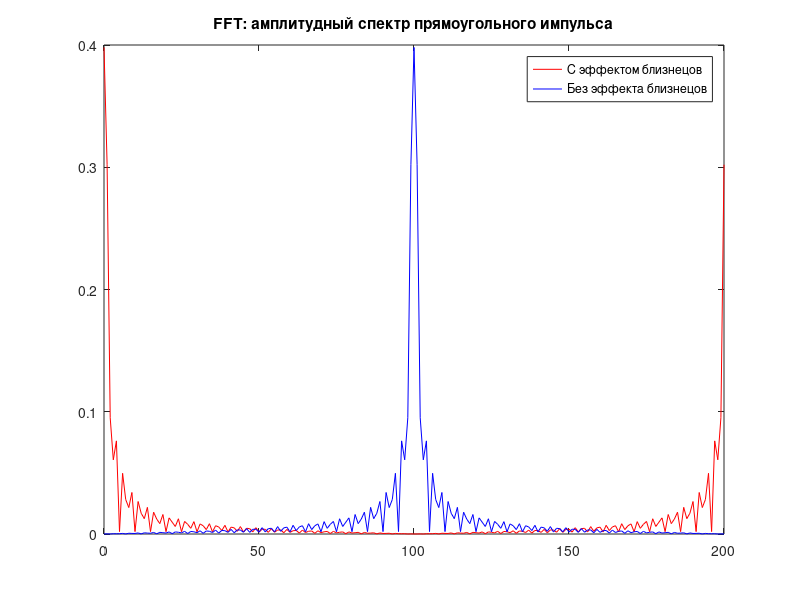
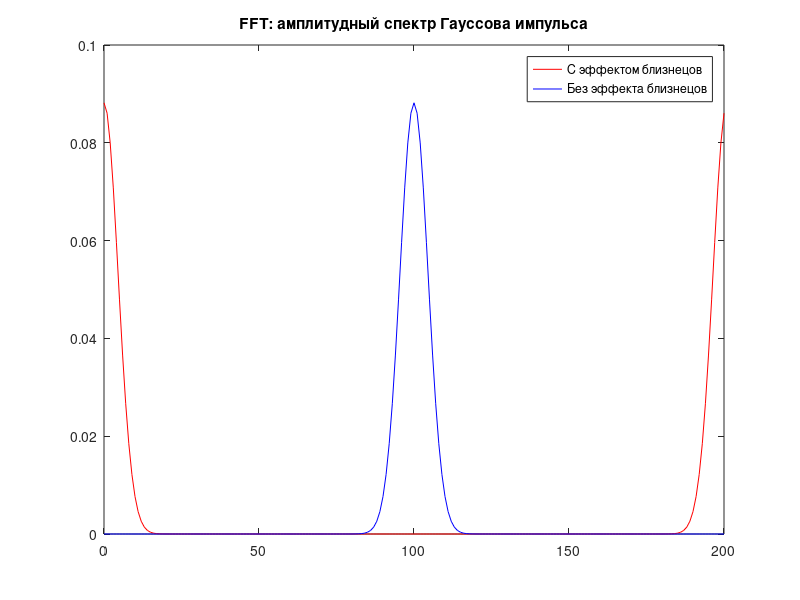
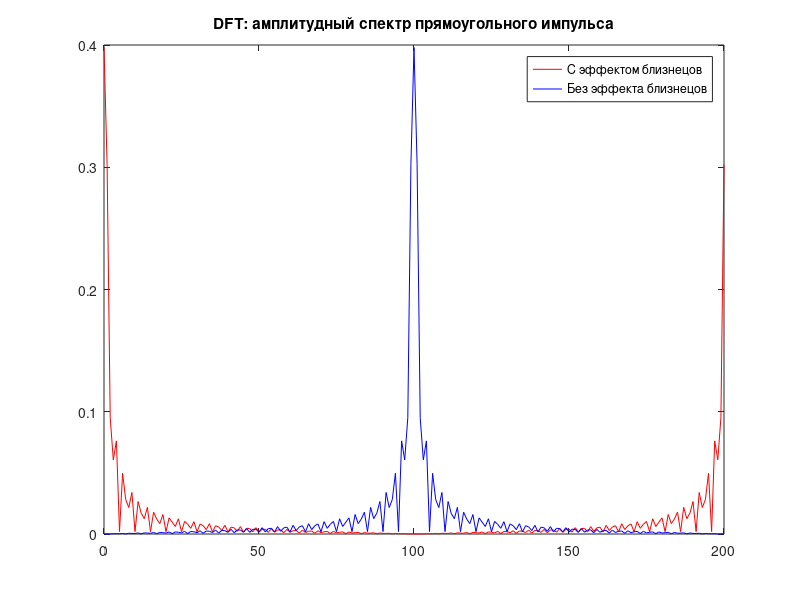
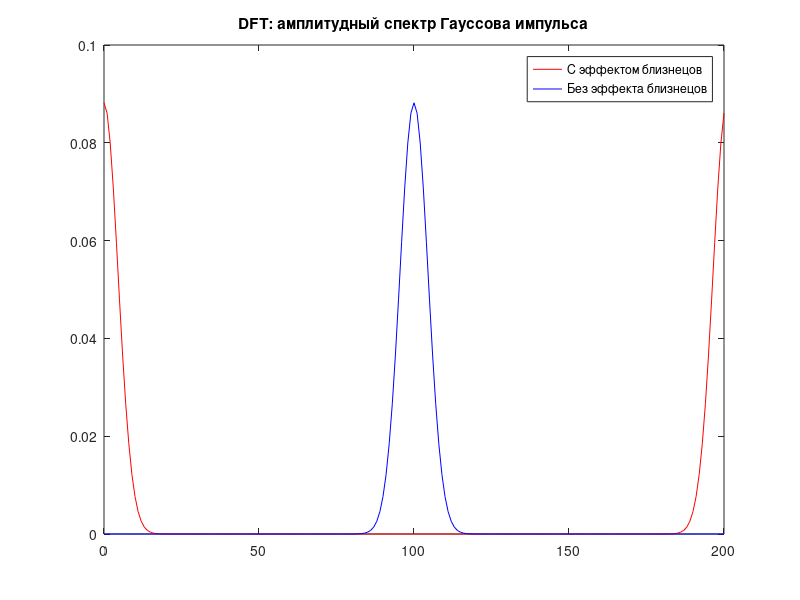

Source code (MATLAB) for these figures, in order:
T = 2.0;
A = 1.0;
sigma = 0.5;

% Границы расчета
mult = 5;
t = -mult:0.05:mult; % Задаём диапазон

% Расчет импульсных функций
x1 = zeros(size(t));
x1(abs(t) - T < 0) = 1;
x1(abs(t) == T) = 0.5;
x2 = A * exp(-(t/sigma).^2); % Функция Гаусса

% Дискретное преобразование Фурье
function y = dft(x)
a = 0:length(x)-1;
b = -2 * pi * sqrt(-1) * a / length(x);
for i = 1:length(a)
    a(i) = 0;
    for j = 1:length(x)
        a(i) = a(i) + x(j) * exp(b(i) * j);
    end
end
y = a;
end

% FFT
yx1 = fft(x1);
yx2 = fft(x2);

yg1 = fftshift(yx1);
yg2 = fftshift(yx2);

% DFT
zx1 = dft(x1);
zx2 = dft(x2);

zg1 = fftshift(zx1);
zg2 = fftshift(zx2);

M = 0:length(t)-1;

figure (1);
plot(M, abs(yx1)/length(M), 'r', M, abs(yg1)/length(M), 'b');
title('FFT: амплитудный спектр прямоугольного импульса');
legend('С эффектом близнецов','Без эффекта близнецов');

figure(2);
plot(M,abs(yx2)/length(M),'r',M,abs(yg2)/length(M),'b');
title('FFT: амплитудный спектр Гауссова импульса');
legend('С эффектом близнецов','Без эффекта близнецов');

figure (3);
plot(M,abs(zx1)/length(M),'r',M,abs(zg1)/length(M),'b');
title('DFT: амплитудный спектр прямоугольного импульса');
legend('С эффектом близнецов','Без эффекта близнецов');

figure (4);
plot(M,abs(zx2)/length(M),'r', M,abs(zg2)/length(M),'b');
title('DFT: амплитудный спектр Гауссова импульса');
legend('С эффектом близнецов','Без эффекта близнецов');